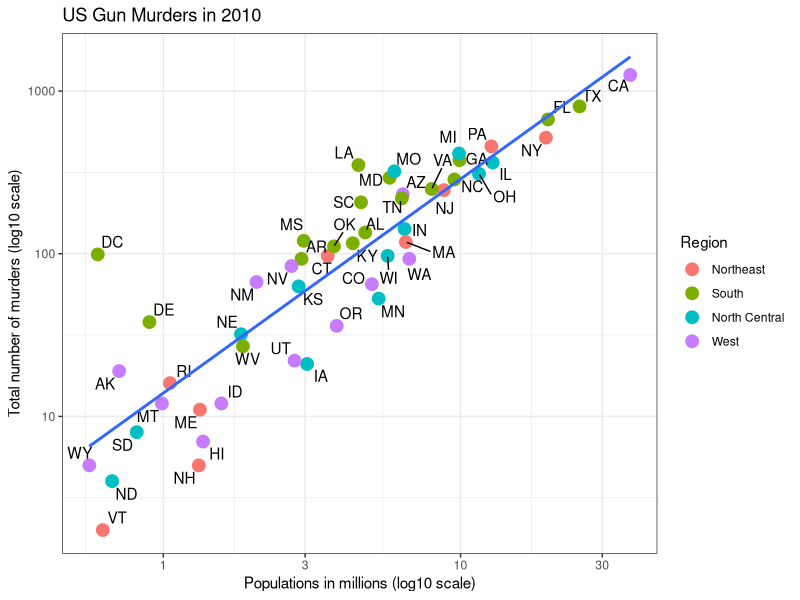

Generate this figure with R:
## ---- chunk 1
#| include: false
ids <- read.csv("outputs/sampled_patch_ids.csv")
n_split <- table(ids$split)
## ---- chunk 2
#| label: tbl-counts
#| tbl-cap: "Patches per land cover class in the sampled subset."
#| echo: false
knitr::kable(read.csv("outputs/class_counts.csv"))
## ---- chunk 3
# loading packages 
library(tidyverse)
library(knitr)
library(ggthemes)
library(ggrepel)
library(dslabs)
## ---- chunk 4
# Load Data
kable(head(murders))

ggplot1 = murders %>% ggplot(mapping = aes(x=population/10^6, y=total)) 

  ggplot1 + geom_point(aes(col=region), size = 4) +
  geom_text_repel(aes(label=abb)) +
  scale_x_log10() +
  scale_y_log10() +
  geom_smooth(formula = "y~x", method=lm,se = F)+
  xlab("Populations in millions (log10 scale)") + 
  ylab("Total number of murders (log10 scale)") +
  ggtitle("US Gun Murders in 2010") +
  scale_color_discrete(name = "Region")+
      theme_bw()
  

## ---- chunk 5
